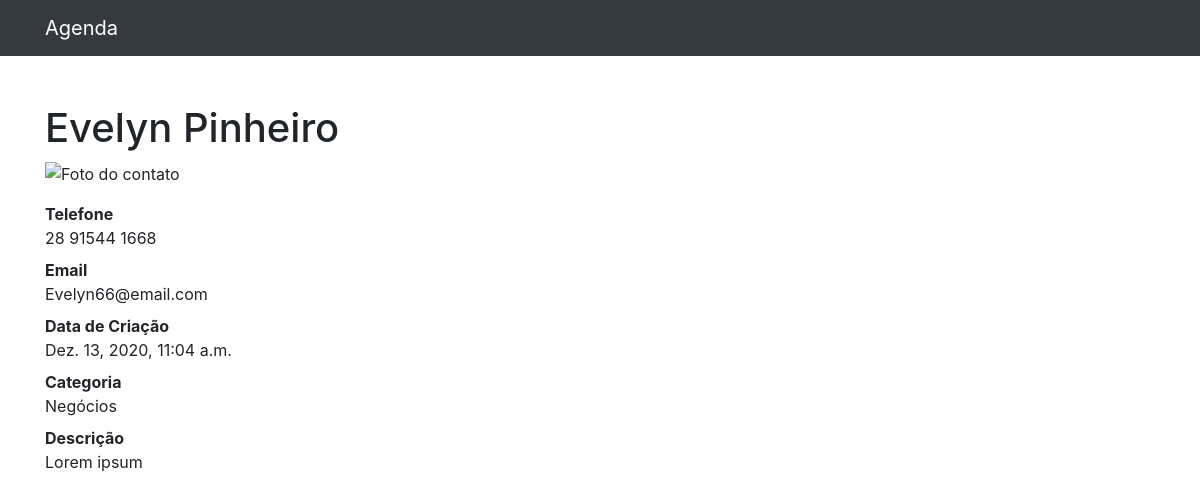
/detalhes/101, run on the app's committed database.
### contatos/models.py (models this page shows, shortened)
class Contato(Model):
    nome = CharField(max_length=255)
    sobrenome = CharField(max_length=255, blank=True)
    telefone = CharField(max_length=40)
    email = CharField(max_length=255, blank=True)
    data_criacao = DateTimeField(null=True, default=now)
    descricao = CharField(max_length=500, blank=True, null=True)
    mostrar = BooleanField(default=True)
    categoria = ForeignKey(Categoria, on_delete=DO_NOTHING)
    foto = ImageField(blank=True, upload_to='fotos/%Y/%m')

class Categoria(Model):
    nome = CharField(max_length=255)
    def __str__(self) -> str:
        return self.nome

### contatos/views.py (the view)
# urls.py: path('detalhes/<int:id>', views.ver_contato, name='ver_contato'),
def ver_contato(request, id):
    contato = get_object_or_404(Contato, id=id, mostrar=True)
    return render(request, 'contatos/detalhes.html', {'contato': contato})

### contatos/templates/contatos/detalhes.html (shortened to what this page needs)
{% extends 'base.html' %}
{% block conteudo %}
    {% if contato %}
        <dl>
            <h1 class="mt-5">{{contato.nome}} {{contato.sobrenome}}</h1>
            <p>
                {% if contato.foto %}
                    <img src="{{contato.foto.url}}" alt="Foto do contato" height="200" width="auto">
                {% else %}
                    <img src="https://cdn.pixabay.com/photo/2016/08/08/09/17/avatar-1577909_1280.png" alt="Foto do contato" height="200" width="auto">
                {% endif %}
            </p>
            <dt>Telefone</dt>
            <dd>{{contato.telefone}}</dd>
            <dt>Email</dt>
            <dd>{{contato.email}}</dd>
            <dt>Data de Criação</dt>
            <dd>{{contato.data_criacao}}</dd>
            <dt>Categoria</dt>
            <dd>{{contato.categoria}}</dd>
            <dt>Descrição</dt>
            <dd>{{contato.descricao}}</dd>
        </dl>
    {% else %}
        <div class="alert alert-warning" role="alert">
            Nada encontrado.
        </div>
    {% endif %}
{% endblock %}

### data on the page
Contato: nome "Evelyn", sobrenome "Pinheiro", telefone "28 91544 1668", email "Evelyn66@email.com", data_criacao "Dez. 13, 2020, 11:04 a.m.", categoria "Negócios", descricao "Lorem ipsum"
